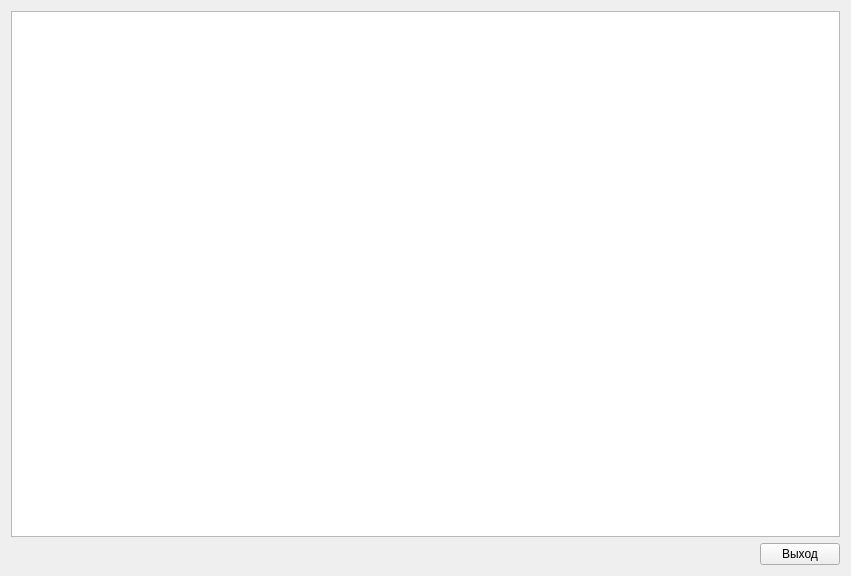
<?xml version="1.0" encoding="UTF-8"?>
<ui version="4.0">
 <class>HelpWidget</class>
 <widget class="QWidget" name="HelpWidget">
  <property name="geometry">
   <rect>
    <x>0</x>
    <y>0</y>
    <width>851</width>
    <height>576</height>
   </rect>
  </property>
  <property name="windowTitle">
   <string>Form</string>
  </property>
  <layout class="QVBoxLayout" name="verticalLayout">
   <item>
    <widget class="QTextBrowser" name="mpView"/>
   </item>
   <item>
    <layout class="QHBoxLayout" name="horizontalLayout">
     <item>
      <spacer name="horizontalSpacer">
       <property name="orientation">
        <enum>Qt::Horizontal</enum>
       </property>
       <property name="sizeHint" stdset="0">
        <size>
         <width>40</width>
         <height>20</height>
        </size>
       </property>
      </spacer>
     </item>
     <item>
      <widget class="QPushButton" name="mpExit">
       <property name="text">
        <string>Выход</string>
       </property>
      </widget>
     </item>
    </layout>
   </item>
  </layout>
 </widget>
 <resources/>
 <connections/>
</ui>
